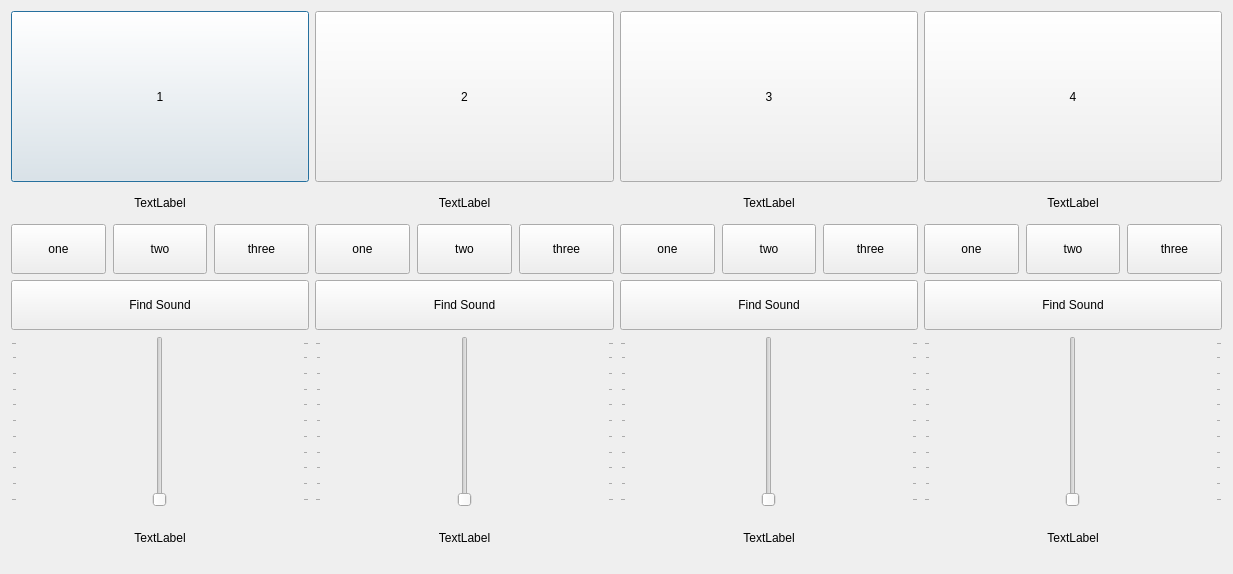
<?xml version="1.0" encoding="UTF-8"?>
<ui version="4.0">
 <class>Dialog</class>
 <widget class="QDialog" name="Dialog">
  <property name="geometry">
   <rect>
    <x>0</x>
    <y>0</y>
    <width>1233</width>
    <height>574</height>
   </rect>
  </property>
  <property name="sizePolicy">
   <sizepolicy hsizetype="Preferred" vsizetype="Preferred">
    <horstretch>0</horstretch>
    <verstretch>0</verstretch>
   </sizepolicy>
  </property>
  <property name="windowTitle">
   <string>Dialog</string>
  </property>
  <layout class="QVBoxLayout" name="verticalLayout">
   <item>
    <layout class="QHBoxLayout" name="horizontalLayout">
     <item>
      <layout class="QVBoxLayout" name="verticalLayout_1">
       <item>
        <widget class="QPushButton" name="Button1">
         <property name="sizePolicy">
          <sizepolicy hsizetype="Preferred" vsizetype="Preferred">
           <horstretch>0</horstretch>
           <verstretch>0</verstretch>
          </sizepolicy>
         </property>
         <property name="text">
          <string>1</string>
         </property>
        </widget>
       </item>
       <item>
        <widget class="QLabel" name="label_5">
         <property name="sizePolicy">
          <sizepolicy hsizetype="Preferred" vsizetype="Maximum">
           <horstretch>0</horstretch>
           <verstretch>0</verstretch>
          </sizepolicy>
         </property>
         <property name="minimumSize">
          <size>
           <width>0</width>
           <height>30</height>
          </size>
         </property>
         <property name="text">
          <string>TextLabel</string>
         </property>
         <property name="alignment">
          <set>Qt::AlignCenter</set>
         </property>
        </widget>
       </item>
       <item>
        <layout class="QHBoxLayout" name="horizontalLayout_3">
         <property name="spacing">
          <number>7</number>
         </property>
         <property name="sizeConstraint">
          <enum>QLayout::SetMinAndMaxSize</enum>
         </property>
         <item>
          <widget class="QPushButton" name="pushButton_5">
           <property name="sizePolicy">
            <sizepolicy hsizetype="Minimum" vsizetype="Maximum">
             <horstretch>0</horstretch>
             <verstretch>0</verstretch>
            </sizepolicy>
           </property>
           <property name="minimumSize">
            <size>
             <width>0</width>
             <height>50</height>
            </size>
           </property>
           <property name="text">
            <string>one</string>
           </property>
          </widget>
         </item>
         <item>
          <widget class="QPushButton" name="pushButton_6">
           <property name="sizePolicy">
            <sizepolicy hsizetype="Minimum" vsizetype="Maximum">
             <horstretch>0</horstretch>
             <verstretch>0</verstretch>
            </sizepolicy>
           </property>
           <property name="minimumSize">
            <size>
             <width>0</width>
             <height>50</height>
            </size>
           </property>
           <property name="text">
            <string>two</string>
           </property>
          </widget>
         </item>
         <item>
          <widget class="QPushButton" name="pushButton_7">
           <property name="sizePolicy">
            <sizepolicy hsizetype="Minimum" vsizetype="Maximum">
             <horstretch>0</horstretch>
             <verstretch>0</verstretch>
            </sizepolicy>
           </property>
           <property name="minimumSize">
            <size>
             <width>0</width>
             <height>50</height>
            </size>
           </property>
           <property name="text">
            <string>three</string>
           </property>
          </widget>
         </item>
        </layout>
       </item>
       <item>
        <widget class="QPushButton" name="Browser1">
         <property name="sizePolicy">
          <sizepolicy hsizetype="Minimum" vsizetype="Maximum">
           <horstretch>0</horstretch>
           <verstretch>0</verstretch>
          </sizepolicy>
         </property>
         <property name="minimumSize">
          <size>
           <width>0</width>
           <height>50</height>
          </size>
         </property>
         <property name="text">
          <string>Find Sound</string>
         </property>
        </widget>
       </item>
       <item>
        <widget class="QSlider" name="verticalSlider">
         <property name="enabled">
          <bool>true</bool>
         </property>
         <property name="sizePolicy">
          <sizepolicy hsizetype="Preferred" vsizetype="Preferred">
           <horstretch>0</horstretch>
           <verstretch>0</verstretch>
          </sizepolicy>
         </property>
         <property name="focusPolicy">
          <enum>Qt::StrongFocus</enum>
         </property>
         <property name="acceptDrops">
          <bool>false</bool>
         </property>
         <property name="layoutDirection">
          <enum>Qt::LeftToRight</enum>
         </property>
         <property name="autoFillBackground">
          <bool>false</bool>
         </property>
         <property name="value">
          <number>0</number>
         </property>
         <property name="orientation">
          <enum>Qt::Vertical</enum>
         </property>
         <property name="tickPosition">
          <enum>QSlider::TicksBothSides</enum>
         </property>
         <property name="tickInterval">
          <number>10</number>
         </property>
        </widget>
       </item>
       <item>
        <widget class="QLabel" name="label">
         <property name="sizePolicy">
          <sizepolicy hsizetype="Preferred" vsizetype="Maximum">
           <horstretch>0</horstretch>
           <verstretch>0</verstretch>
          </sizepolicy>
         </property>
         <property name="minimumSize">
          <size>
           <width>0</width>
           <height>50</height>
          </size>
         </property>
         <property name="text">
          <string>TextLabel</string>
         </property>
         <property name="alignment">
          <set>Qt::AlignCenter</set>
         </property>
        </widget>
       </item>
      </layout>
     </item>
     <item>
      <layout class="QVBoxLayout" name="verticalLayout_2">
       <item>
        <widget class="QPushButton" name="Button2">
         <property name="sizePolicy">
          <sizepolicy hsizetype="Preferred" vsizetype="Preferred">
           <horstretch>0</horstretch>
           <verstretch>0</verstretch>
          </sizepolicy>
         </property>
         <property name="text">
          <string>2</string>
         </property>
        </widget>
       </item>
       <item>
        <widget class="QLabel" name="label_6">
         <property name="sizePolicy">
          <sizepolicy hsizetype="Preferred" vsizetype="Maximum">
           <horstretch>0</horstretch>
           <verstretch>0</verstretch>
          </sizepolicy>
         </property>
         <property name="minimumSize">
          <size>
           <width>0</width>
           <height>30</height>
          </size>
         </property>
         <property name="text">
          <string>TextLabel</string>
         </property>
         <property name="alignment">
          <set>Qt::AlignCenter</set>
         </property>
        </widget>
       </item>
       <item>
        <layout class="QHBoxLayout" name="horizontalLayout_4">
         <property name="spacing">
          <number>7</number>
         </property>
         <property name="sizeConstraint">
          <enum>QLayout::SetMinAndMaxSize</enum>
         </property>
         <item>
          <widget class="QPushButton" name="pushButton_10">
           <property name="sizePolicy">
            <sizepolicy hsizetype="Minimum" vsizetype="Maximum">
             <horstretch>0</horstretch>
             <verstretch>0</verstretch>
            </sizepolicy>
           </property>
           <property name="minimumSize">
            <size>
             <width>0</width>
             <height>50</height>
            </size>
           </property>
           <property name="text">
            <string>one</string>
           </property>
          </widget>
         </item>
         <item>
          <widget class="QPushButton" name="pushButton_9">
           <property name="sizePolicy">
            <sizepolicy hsizetype="Minimum" vsizetype="Maximum">
             <horstretch>0</horstretch>
             <verstretch>0</verstretch>
            </sizepolicy>
           </property>
           <property name="minimumSize">
            <size>
             <width>0</width>
             <height>50</height>
            </size>
           </property>
           <property name="text">
            <string>two</string>
           </property>
          </widget>
         </item>
         <item>
          <widget class="QPushButton" name="pushButton_8">
           <property name="sizePolicy">
            <sizepolicy hsizetype="Minimum" vsizetype="Maximum">
             <horstretch>0</horstretch>
             <verstretch>0</verstretch>
            </sizepolicy>
           </property>
           <property name="minimumSize">
            <size>
             <width>0</width>
             <height>50</height>
            </size>
           </property>
           <property name="text">
            <string>three</string>
           </property>
          </widget>
         </item>
        </layout>
       </item>
       <item>
        <widget class="QPushButton" name="Browser2">
         <property name="sizePolicy">
          <sizepolicy hsizetype="Minimum" vsizetype="Maximum">
           <horstretch>0</horstretch>
           <verstretch>0</verstretch>
          </sizepolicy>
         </property>
         <property name="minimumSize">
          <size>
           <width>0</width>
           <height>50</height>
          </size>
         </property>
         <property name="text">
          <string>Find Sound</string>
         </property>
        </widget>
       </item>
       <item>
        <widget class="QSlider" name="verticalSlider_2">
         <property name="sizePolicy">
          <sizepolicy hsizetype="Preferred" vsizetype="Preferred">
           <horstretch>0</horstretch>
           <verstretch>0</verstretch>
          </sizepolicy>
         </property>
         <property name="orientation">
          <enum>Qt::Vertical</enum>
         </property>
         <property name="tickPosition">
          <enum>QSlider::TicksBothSides</enum>
         </property>
         <property name="tickInterval">
          <number>10</number>
         </property>
        </widget>
       </item>
       <item>
        <widget class="QLabel" name="label_2">
         <property name="sizePolicy">
          <sizepolicy hsizetype="Preferred" vsizetype="Maximum">
           <horstretch>0</horstretch>
           <verstretch>0</verstretch>
          </sizepolicy>
         </property>
         <property name="minimumSize">
          <size>
           <width>0</width>
           <height>50</height>
          </size>
         </property>
         <property name="text">
          <string>TextLabel</string>
         </property>
         <property name="alignment">
          <set>Qt::AlignCenter</set>
         </property>
        </widget>
       </item>
      </layout>
     </item>
     <item>
      <layout class="QVBoxLayout" name="verticalLayout_3">
       <item>
        <widget class="QPushButton" name="Button3">
         <property name="sizePolicy">
          <sizepolicy hsizetype="Preferred" vsizetype="Preferred">
           <horstretch>0</horstretch>
           <verstretch>0</verstretch>
          </sizepolicy>
         </property>
         <property name="text">
          <string>3</string>
         </property>
        </widget>
       </item>
       <item>
        <widget class="QLabel" name="label_7">
         <property name="sizePolicy">
          <sizepolicy hsizetype="Preferred" vsizetype="Maximum">
           <horstretch>0</horstretch>
           <verstretch>0</verstretch>
          </sizepolicy>
         </property>
         <property name="minimumSize">
          <size>
           <width>0</width>
           <height>30</height>
          </size>
         </property>
         <property name="text">
          <string>TextLabel</string>
         </property>
         <property name="alignment">
          <set>Qt::AlignCenter</set>
         </property>
        </widget>
       </item>
       <item>
        <layout class="QHBoxLayout" name="horizontalLayout_5">
         <property name="spacing">
          <number>7</number>
         </property>
         <property name="sizeConstraint">
          <enum>QLayout::SetMinAndMaxSize</enum>
         </property>
         <item>
          <widget class="QPushButton" name="pushButton_13">
           <property name="sizePolicy">
            <sizepolicy hsizetype="Minimum" vsizetype="Maximum">
             <horstretch>0</horstretch>
             <verstretch>0</verstretch>
            </sizepolicy>
           </property>
           <property name="minimumSize">
            <size>
             <width>0</width>
             <height>50</height>
            </size>
           </property>
           <property name="text">
            <string>one</string>
           </property>
          </widget>
         </item>
         <item>
          <widget class="QPushButton" name="pushButton_12">
           <property name="sizePolicy">
            <sizepolicy hsizetype="Minimum" vsizetype="Maximum">
             <horstretch>0</horstretch>
             <verstretch>0</verstretch>
            </sizepolicy>
           </property>
           <property name="minimumSize">
            <size>
             <width>0</width>
             <height>50</height>
            </size>
           </property>
           <property name="text">
            <string>two</string>
           </property>
          </widget>
         </item>
         <item>
          <widget class="QPushButton" name="pushButton_11">
           <property name="sizePolicy">
            <sizepolicy hsizetype="Minimum" vsizetype="Maximum">
             <horstretch>0</horstretch>
             <verstretch>0</verstretch>
            </sizepolicy>
           </property>
           <property name="minimumSize">
            <size>
             <width>0</width>
             <height>50</height>
            </size>
           </property>
           <property name="text">
            <string>three</string>
           </property>
          </widget>
         </item>
        </layout>
       </item>
       <item>
        <widget class="QPushButton" name="Browser3">
         <property name="sizePolicy">
          <sizepolicy hsizetype="Minimum" vsizetype="Maximum">
           <horstretch>0</horstretch>
           <verstretch>0</verstretch>
          </sizepolicy>
         </property>
         <property name="minimumSize">
          <size>
           <width>0</width>
           <height>50</height>
          </size>
         </property>
         <property name="text">
          <string>Find Sound</string>
         </property>
        </widget>
       </item>
       <item>
        <widget class="QSlider" name="verticalSlider_3">
         <property name="sizePolicy">
          <sizepolicy hsizetype="Preferred" vsizetype="Preferred">
           <horstretch>0</horstretch>
           <verstretch>0</verstretch>
          </sizepolicy>
         </property>
         <property name="orientation">
          <enum>Qt::Vertical</enum>
         </property>
         <property name="tickPosition">
          <enum>QSlider::TicksBothSides</enum>
         </property>
         <property name="tickInterval">
          <number>10</number>
         </property>
        </widget>
       </item>
       <item>
        <widget class="QLabel" name="label_3">
         <property name="sizePolicy">
          <sizepolicy hsizetype="Preferred" vsizetype="Maximum">
           <horstretch>0</horstretch>
           <verstretch>0</verstretch>
          </sizepolicy>
         </property>
         <property name="minimumSize">
          <size>
           <width>0</width>
           <height>50</height>
          </size>
         </property>
         <property name="text">
          <string>TextLabel</string>
         </property>
         <property name="alignment">
          <set>Qt::AlignCenter</set>
         </property>
        </widget>
       </item>
      </layout>
     </item>
     <item>
      <layout class="QVBoxLayout" name="verticalLayout_4">
       <item>
        <widget class="QPushButton" name="Button4">
         <property name="sizePolicy">
          <sizepolicy hsizetype="Preferred" vsizetype="Preferred">
           <horstretch>0</horstretch>
           <verstretch>0</verstretch>
          </sizepolicy>
         </property>
         <property name="text">
          <string>4</string>
         </property>
        </widget>
       </item>
       <item>
        <widget class="QLabel" name="label_8">
         <property name="sizePolicy">
          <sizepolicy hsizetype="Preferred" vsizetype="Maximum">
           <horstretch>0</horstretch>
           <verstretch>0</verstretch>
          </sizepolicy>
         </property>
         <property name="minimumSize">
          <size>
           <width>0</width>
           <height>30</height>
          </size>
         </property>
         <property name="text">
          <string>TextLabel</string>
         </property>
         <property name="alignment">
          <set>Qt::AlignCenter</set>
         </property>
        </widget>
       </item>
       <item>
        <layout class="QHBoxLayout" name="horizontalLayout_6">
         <property name="spacing">
          <number>7</number>
         </property>
         <property name="sizeConstraint">
          <enum>QLayout::SetMinAndMaxSize</enum>
         </property>
         <item>
          <widget class="QPushButton" name="pushButton_15">
           <property name="sizePolicy">
            <sizepolicy hsizetype="Minimum" vsizetype="Maximum">
             <horstretch>0</horstretch>
             <verstretch>0</verstretch>
            </sizepolicy>
           </property>
           <property name="minimumSize">
            <size>
             <width>0</width>
             <height>50</height>
            </size>
           </property>
           <property name="text">
            <string>one</string>
           </property>
          </widget>
         </item>
         <item>
          <widget class="QPushButton" name="pushButton_14">
           <property name="sizePolicy">
            <sizepolicy hsizetype="Minimum" vsizetype="Maximum">
             <horstretch>0</horstretch>
             <verstretch>0</verstretch>
            </sizepolicy>
           </property>
           <property name="minimumSize">
            <size>
             <width>0</width>
             <height>50</height>
            </size>
           </property>
           <property name="text">
            <string>two</string>
           </property>
          </widget>
         </item>
         <item>
          <widget class="QPushButton" name="pushButton_16">
           <property name="sizePolicy">
            <sizepolicy hsizetype="Minimum" vsizetype="Maximum">
             <horstretch>0</horstretch>
             <verstretch>0</verstretch>
            </sizepolicy>
           </property>
           <property name="minimumSize">
            <size>
             <width>0</width>
             <height>50</height>
            </size>
           </property>
           <property name="text">
            <string>three</string>
           </property>
          </widget>
         </item>
        </layout>
       </item>
       <item>
        <widget class="QPushButton" name="Browser4">
         <property name="sizePolicy">
          <sizepolicy hsizetype="Minimum" vsizetype="Maximum">
           <horstretch>0</horstretch>
           <verstretch>0</verstretch>
          </sizepolicy>
         </property>
         <property name="minimumSize">
          <size>
           <width>0</width>
           <height>50</height>
          </size>
         </property>
         <property name="text">
          <string>Find Sound</string>
         </property>
        </widget>
       </item>
       <item>
        <widget class="QSlider" name="verticalSlider_4">
         <property name="sizePolicy">
          <sizepolicy hsizetype="Preferred" vsizetype="Preferred">
           <horstretch>0</horstretch>
           <verstretch>0</verstretch>
          </sizepolicy>
         </property>
         <property name="orientation">
          <enum>Qt::Vertical</enum>
         </property>
         <property name="tickPosition">
          <enum>QSlider::TicksBothSides</enum>
         </property>
         <property name="tickInterval">
          <number>10</number>
         </property>
        </widget>
       </item>
       <item>
        <widget class="QLabel" name="label_4">
         <property name="sizePolicy">
          <sizepolicy hsizetype="Preferred" vsizetype="Maximum">
           <horstretch>0</horstretch>
           <verstretch>0</verstretch>
          </sizepolicy>
         </property>
         <property name="minimumSize">
          <size>
           <width>0</width>
           <height>50</height>
          </size>
         </property>
         <property name="text">
          <string>TextLabel</string>
         </property>
         <property name="alignment">
          <set>Qt::AlignCenter</set>
         </property>
        </widget>
       </item>
      </layout>
     </item>
    </layout>
   </item>
  </layout>
 </widget>
 <resources/>
 <connections>
  <connection>
   <sender>verticalSlider</sender>
   <signal>valueChanged(int)</signal>
   <receiver>label</receiver>
   <slot>setNum(int)</slot>
   <hints>
    <hint type="sourcelabel">
     <x>95</x>
     <y>376</y>
    </hint>
    <hint type="destinationlabel">
     <x>91</x>
     <y>512</y>
    </hint>
   </hints>
  </connection>
  <connection>
   <sender>verticalSlider_2</sender>
   <signal>valueChanged(int)</signal>
   <receiver>label_2</receiver>
   <slot>setNum(int)</slot>
   <hints>
    <hint type="sourcelabel">
     <x>365</x>
     <y>397</y>
    </hint>
    <hint type="destinationlabel">
     <x>358</x>
     <y>512</y>
    </hint>
   </hints>
  </connection>
  <connection>
   <sender>verticalSlider_3</sender>
   <signal>valueChanged(int)</signal>
   <receiver>label_3</receiver>
   <slot>setNum(int)</slot>
   <hints>
    <hint type="sourcelabel">
     <x>915</x>
     <y>442</y>
    </hint>
    <hint type="destinationlabel">
     <x>915</x>
     <y>511</y>
    </hint>
   </hints>
  </connection>
  <connection>
   <sender>verticalSlider_4</sender>
   <signal>valueChanged(int)</signal>
   <receiver>label_4</receiver>
   <slot>setNum(int)</slot>
   <hints>
    <hint type="sourcelabel">
     <x>1219</x>
     <y>442</y>
    </hint>
    <hint type="destinationlabel">
     <x>1219</x>
     <y>511</y>
    </hint>
   </hints>
  </connection>
  <connection>
   <sender>Browser1</sender>
   <signal>clicked()</signal>
   <receiver>Dialog</receiver>
   <slot>OpenFileBrowser()</slot>
   <hints>
    <hint type="sourcelabel">
     <x>71</x>
     <y>319</y>
    </hint>
    <hint type="destinationlabel">
     <x>5</x>
     <y>304</y>
    </hint>
   </hints>
  </connection>
  <connection>
   <sender>Browser2</sender>
   <signal>clicked()</signal>
   <receiver>Dialog</receiver>
   <slot>OpenFileBrowser()</slot>
   <hints>
    <hint type="sourcelabel">
     <x>383</x>
     <y>319</y>
    </hint>
    <hint type="destinationlabel">
     <x>313</x>
     <y>291</y>
    </hint>
   </hints>
  </connection>
  <connection>
   <sender>Browser3</sender>
   <signal>clicked()</signal>
   <receiver>Dialog</receiver>
   <slot>OpenFileBrowser()</slot>
   <hints>
    <hint type="sourcelabel">
     <x>649</x>
     <y>319</y>
    </hint>
    <hint type="destinationlabel">
     <x>617</x>
     <y>285</y>
    </hint>
   </hints>
  </connection>
  <connection>
   <sender>Browser4</sender>
   <signal>clicked()</signal>
   <receiver>Dialog</receiver>
   <slot>OpenFileBrowser()</slot>
   <hints>
    <hint type="sourcelabel">
     <x>943</x>
     <y>319</y>
    </hint>
    <hint type="destinationlabel">
     <x>921</x>
     <y>289</y>
    </hint>
   </hints>
  </connection>
 </connections>
 <slots>
  <slot>OpenFileBrowser()</slot>
 </slots>
</ui>
